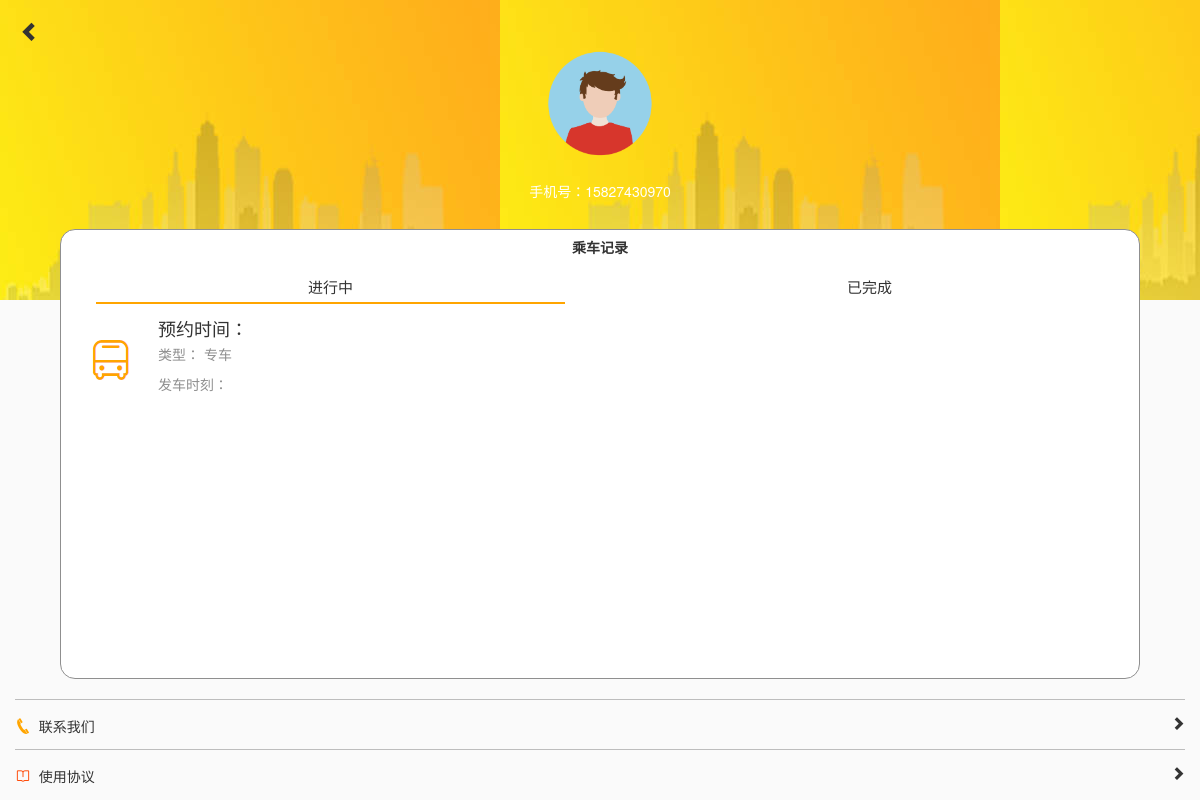
The app's page /ucenter/ (signed in), older data.
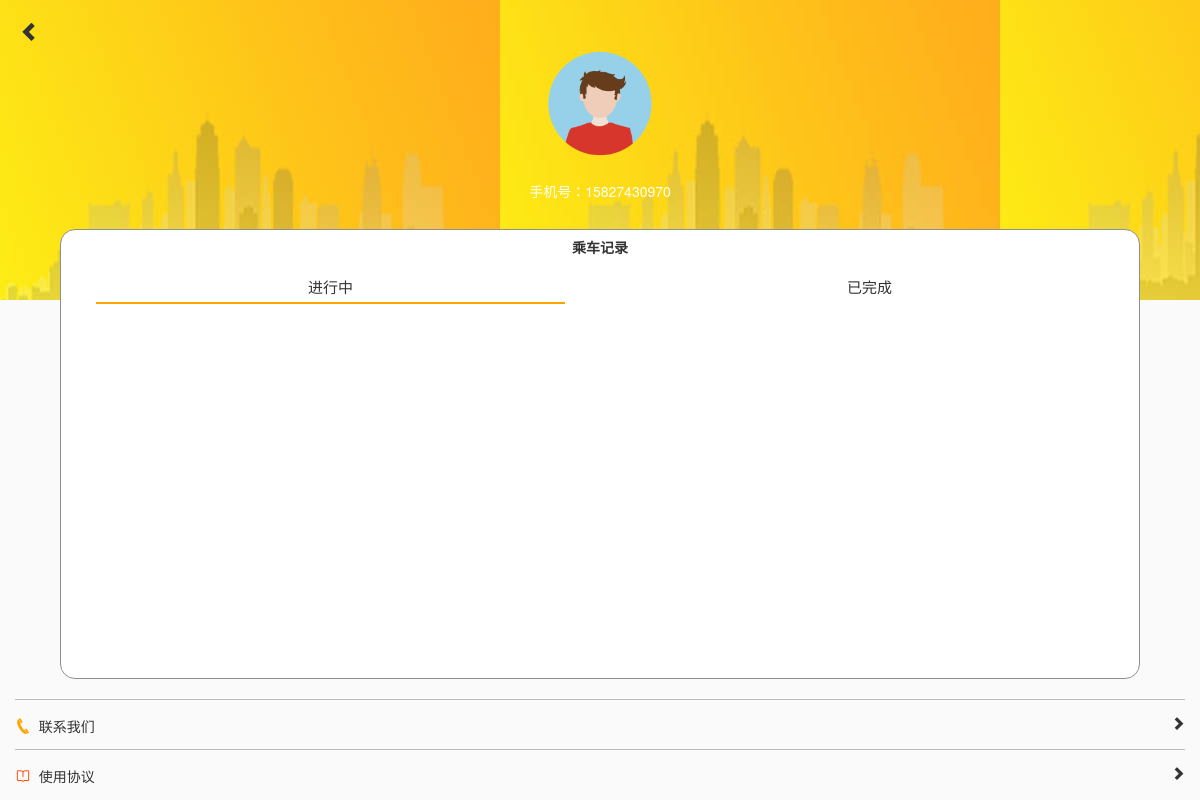
The same page, newer data.
### apps/users/models.py (models this page shows, shortened)
class UcenterReserveWrapper(models.Model):
    user = models.ForeignKey(User)
    reserve_pk = models.IntegerField()
    reserve_type = models.IntegerField(choices=((1, '校车'), (2, "专车")))
    reserve_status = models.BooleanField(default=False)

### apps/users/views.py (the view)
# urls.py: url(r'^ucenter/$', users_views.UcenterView.as_view(), name='ucenter'),
class UcenterView(LoginRequiredMixin, TemplateView):
    template_name = 'ucenter/ucenter.html'

### apps/users/models.py (called while the page is built)
    def get_now_reserve(self):
        return self.ucenterreservewrapper_set.all().filter(reserve_status=False)

    def get_done_reserve(self):
        return self.ucenterreservewrapper_set.all().filter(reserve_status=True)

### apps/users/templatetags/ucenter.py (called while the page is built)
@register.simple_tag
def parse_single_reserve_wrapper_obj(obj):
    try:
        rpk = obj.reserve_pk
        rtype = obj.reserve_type
        if rtype == 1:
            s = SchoolBusReserve.objects.get(pk=rpk)
            return s
    except:
        return None

### templates/ucenter/ucenter.html (shortened to what this page needs)
{% extends 'base.html' %}
{% load staticfiles %}
{% load ucenter %}
{% block exthead %}
    <link href="{% static 'ucenter/ucenter.css' %}" rel="stylesheet" type="text/css">
    <link href="{% static 'ucenter/iconfont.css' %}" rel="stylesheet" type="text/css">
    <link href="https://cdn.bootcss.com/animate.css/3.5.2/animate.min.css" rel="stylesheet">
{% endblock %}
{% block body %}
    <header>
        <div class="container-fluid">
            <div class="row">
                <div class="col-xs-12">
                    <i class="glyphicon glyphicon-chevron-left returnicon"
                       onclick="location.href='{% url 'index' %}'"></i>
                </div>
            </div>
            <div class="row userinfo text-center">
                <img src="{% static 'ucenter/avatar.png' %}" class="img-circle avatar">
                <p class="h5 username">手机号：{{ user.username }}</p>
            </div>
        </div>
    </header>
    <section class="record">
        <div class="container-fluid">
            <div class="row text-center">
                <h5 style="font-weight: bold">乘车记录</h5>
            </div>
            <div class="row text-center statusnav">
                <div class="col-xs-6">
                    <p class="activenav" id="nownav">进行中</p>
                </div>
                <div class="col-xs-6">
                    <p id="donenav">已完成</p>
                </div>
            </div>
            <div class="row animated fadeIn" id="now">
                <div class="col-xs-12">
                    {% for reserve in user.get_now_reserve %}
                        {% parse_single_reserve_wrapper_obj reserve as sbs %}
                        <div class="media recordli" style="cursor: pointer"
                                {% if reserve.reserve_type == 1 %}
                             onclick="location.href='{% url 'schoolbusreservesuccess' reserve.reserve_pk %}'"
                                {% elif reserve.reserve_type == 2 %}
                                {% endif %}>
                            <div class="media-left">
                                <a>
                                    <img src="{% static 'ucenter/1.png' %}" class="media-object"
                                         style="margin-top: 10px">
                                </a>
                            </div>
                            <div class="media-body">
                                <h4 class="media-heading">预约时间：{{ sbs.date_reserve | date:'m.d日H:i' }}</h4>
                                <p style="color: #8f8f8f">类型：{% if reserve.reserve_type == 1 %}校车{% else %}
                                    专车{% endif %}</p>
                                <p style="color: #8f8f8f">发车时刻：{{ sbs.schoolbus.schedule.date_schedule }}</p>
                            </div>
                        </div>
                    {% endfor %}
                </div>
            </div>
        </div>
    </section>
    <section class="listfooter">
        <div class="container-fluid">
            <div class="listfooterli">
                <p><i class="icon iconfont icon-dianhua" style="color: orange"></i>&nbsp;&nbsp;联系我们<i
                        class="glyphicon glyphicon-chevron-right pull-right goto"></i></p>
            </div>
            <div class="listfooterli">
                <p><i class="icon iconfont icon-shu" style="color: orangered"></i>&nbsp;&nbsp;使用协议<i
                        class="glyphicon glyphicon-chevron-right pull-right goto"></i></p>
            </div>
        </div>
    </section>
{% endblock %}

Row changes from the older to the newer data that the page shows:
removed UcenterReserveWrapper: reserve_type "专车"
